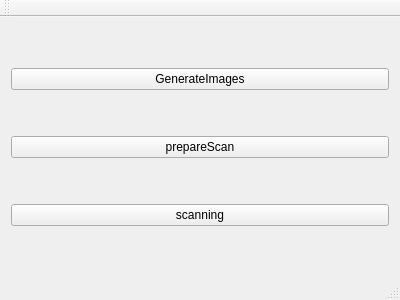
<?xml version="1.0" encoding="UTF-8"?>
<ui version="4.0">
 <class>MainWindow</class>
 <widget class="QMainWindow" name="MainWindow">
  <property name="geometry">
   <rect>
    <x>0</x>
    <y>0</y>
    <width>400</width>
    <height>300</height>
   </rect>
  </property>
  <property name="windowTitle">
   <string>MainWindow</string>
  </property>
  <widget class="QWidget" name="centralWidget">
   <layout class="QGridLayout" name="gridLayout">
    <item row="0" column="0">
     <widget class="QPushButton" name="GeneratImages">
      <property name="text">
       <string>GenerateImages</string>
      </property>
     </widget>
    </item>
    <item row="1" column="0">
     <widget class="QPushButton" name="startScan">
      <property name="text">
       <string>prepareScan</string>
      </property>
     </widget>
    </item>
    <item row="2" column="0">
     <widget class="QPushButton" name="scanning">
      <property name="text">
       <string>scanning</string>
      </property>
     </widget>
    </item>
   </layout>
  </widget>
  <widget class="QMenuBar" name="menuBar">
   <property name="geometry">
    <rect>
     <x>0</x>
     <y>0</y>
     <width>400</width>
     <height>22</height>
    </rect>
   </property>
  </widget>
  <widget class="QToolBar" name="mainToolBar">
   <attribute name="toolBarArea">
    <enum>TopToolBarArea</enum>
   </attribute>
   <attribute name="toolBarBreak">
    <bool>false</bool>
   </attribute>
  </widget>
  <widget class="QStatusBar" name="statusBar"/>
 </widget>
 <layoutdefault spacing="6" margin="11"/>
 <resources/>
 <connections/>
</ui>
